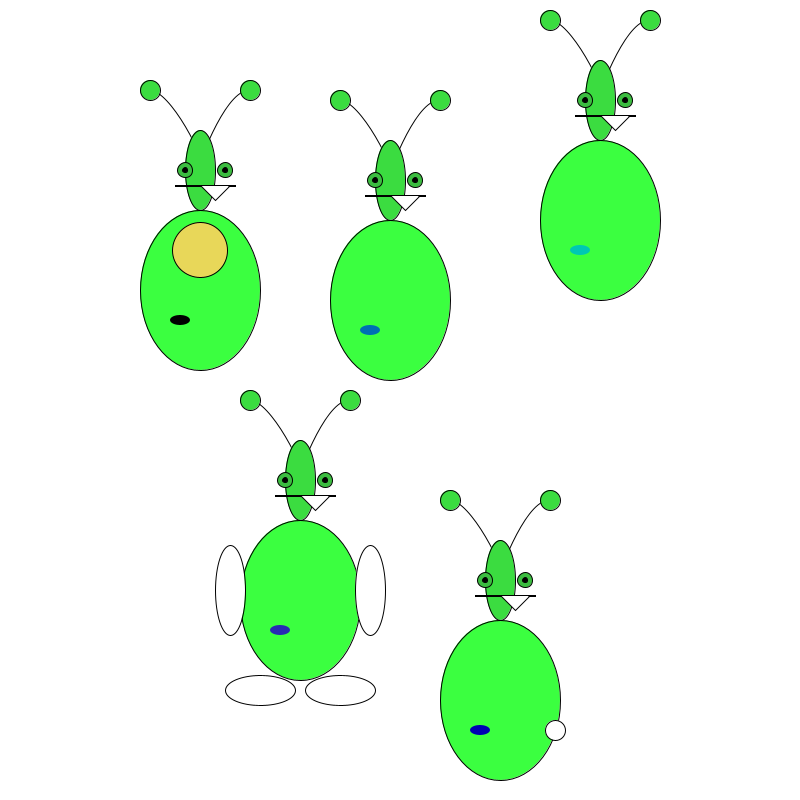
Frame 1 (no input)
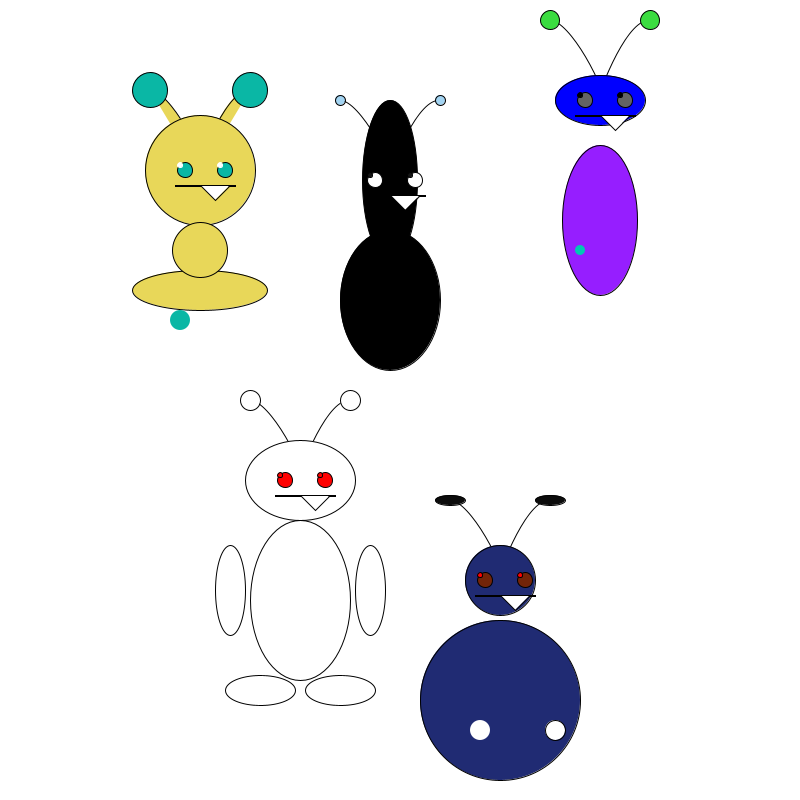
Frame 60 (the mouse pressed at the canvas centre just before this capture)
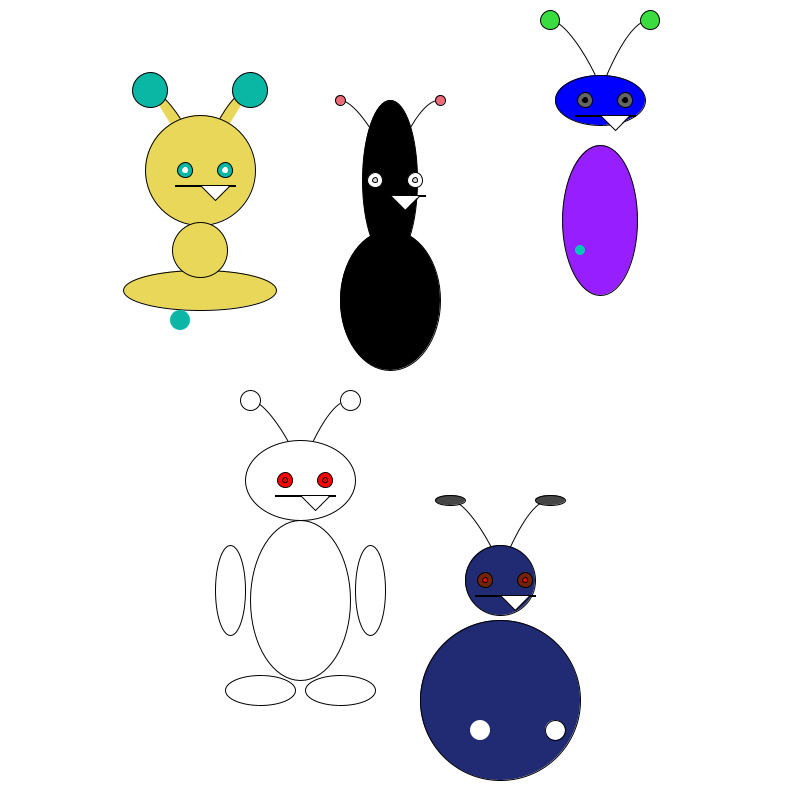
Frame 120 (the mouse held since frame 60 and released just before this capture)

The Processing sketch that drew these frames (run headless with seeded random() and noise(); from frame 60 on, the mouse is pressed at the canvas centre):

// Processing sketch: Class_Lesson
// ── Class_Lesson.pde
Monster[] monsters;
void setup() {
  background(255);
  size(800, 800);
  monsters = new Monster[5];
  
  monsters[0] = new Monster(-200,-110, color(255,0,0), color (100,0,0), color (0,0,0));
  monsters[1] = new Monster(100,300, color(10, 30, 135), color(100, 255, 255), color(0, 0, 180));
  monsters[2] = new Monster(-10, -100, color(100, 30, 100), color(100, 25, 255), color(0, 110, 180));
  monsters[3] = new Monster(200,-180, color(70, 30, 195), color(20, 255, 25), color(0, 200, 180));
  monsters[4] = new Monster(-100,200, color(10, 30, 235), color(100, 155, 255), color(40, 40, 180));
}

void draw(){
    background(255);
    for(int i = 0; i < monsters.length; i++){
        monsters[i].update();
    }
    monsters[4].colorreddit();
    monsters[3].recolor();
    monsters[2].colordude();
    monsters[1].colorinstuff();
    monsters[0].colormeimpressed();
}
// ── Monster.pde
class Monster {
  int w = 800;
  int ang = 45;
  float wanderX = 0;
  float wanderY = 0;
  float x, y;
  color s1 = color(60, 189, 64); //greenish yellow
  color s2 = color(59, 220, 64); //lighter green
  color blink = s1;
  color wort = color(181, 35, 203); // purple wart
  color s3 = color(59, 275, 64); //darker green
  int fat = 120; //body width
  int tall = 160; //body height
  int wartfat = 20; //wart width
  int warttall = 10; //wart height
  float wartX = w/2 - 20 + x; //not used
  float wartY = w/2 + 30 + y; //not used
  int headfat = 30; //head width
  int headtall = 80; //head height
  int antennafat = 20; //antenna end width
  int antennatall = 20; //antenna end height
  color s4 = color(0); //pupil
  color s5 = color(0); //pupil outline
  color s6 = color(0); //mouth color
  color s7 = color(59, 220, 64); //antenna end color
  int antennamove = antennatall - 1;
  int antennaweightloss = antennafat - 1;
  int fatweightloss = fat - 3;

  void recolor() {
    s1 = color(100, 100, 100);
    s2 = color(0, 0, 255);
    s3 = color(150, 30, 255);
    fat = 75;
    tall = 150;
    wartfat = 10;
    warttall = 10;
    headfat = 90;
    headtall = 50;
    antennatall = antennatall + 1;
    if(antennatall > 30){
      antennatall = antennamove;
    }
    if(antennatall < 10){
      antennatall = antennatall + 1;
    }
      antennafat = antennafat + 1;
    if(antennafat > 30){
      antennafat = antennaweightloss;
    }
    if(antennafat < 10){
      antennafat = antennafat + 1;
    }
  }
  
    void colordude() {
    s1 = color(255, 255, 255);
    s2 = color(0, 0, 0);
    s3 = color(0, 0, 0);
    s4 = color(255);
    s5 = color(0);
    s6 = color(255);
    fat = 100;
    tall = 140;
    wartfat = 20;
    warttall = 20;
    headfat = 55;
    headtall = 160;
    wort = 0;
    antennafat = 10;
    antennatall = 10;
    if(wartfat < 30){
      s4 = color(random(0, 255));
      s7 = color(random(0, 255), random(0, 255), random(0, 255));
    }
  }
  void colorinstuff(){
    s1 = color(115, 36, 8);
    s2 = color(32, 43, 115);
    s3 = color(32, 43, 115);
    s4 = color(255, 0, 0);
    s5 = color(0);
    s7 = color(255, 0, 0);
    fat = 160;
    tall = 160;
    wartfat = 20;
    warttall = 20;
    headfat = 70;
    headtall = 70;
    wort = 255;
    antennafat = 30;
    antennatall = 10;
    fill(255);
    ellipse(555, 730, 20, 20);
    if(fat > 0){
    s7 = color(random(0, 255));
    }
  }
  void colorreddit(){
    s1 = color(255, 0, 0);
    s2 = color(255);
    s3 = color(255);
    s4 = color(255, 0, 0);
    s5 = color(0);
    s7 = color(255);
    fat = 100;
    tall = 160;
    wartfat = 20;
    warttall = 20;
    headfat = 110;
    headtall = 80;
    wort = color(255);
    antennafat = 20;
    antennatall = 20;
    fill(255);
    ellipse(260, 690, 70, 30);
    ellipse(340, 690, 70, 30);
    ellipse(370, 590, 30, 90);
    ellipse(230, 590, 30, 90);
  }
  void colormeimpressed(){
    s1 = color(10, 183, 165);
    s2 = color(232, 215, 89);
    s3 = color(232, 215, 89);
    s4 = color(255);
    s5 = color(255);
    s7 = color(10, 183, 165);
    //fat = 40;
    tall = 40;
    wartfat = 20;
    warttall = 20;
    headfat = 110;
    headtall = 110;
    wort = color(10, 183, 165);
    antennafat = 35;
    antennatall = 35;
    fill(232, 215, 89);
    ellipse(200, 250, 55, 55);
      fat = fat + 3;
    if(fat > 170){
      fat = fatweightloss;
    }
    if(fat < 70){
      fat = fat + 3;
    }
  }

  Monster(float tempX, float tempY, color sk1, color sk2, color wort_) {
    println("we made a monster");
    blink = sk1;
    wort = wort_;
    x = tempX;   
    y = tempY;
  }


  void update() {
    monsterBody(fat, tall);
    head(headfat, headtall);
    wanderX = map(mouseX, 0, width, -5, 5);
    println("wanderX is");
    println(wanderX);
    wanderY = map(mouseX, 0, height, -5, 5);
  }

  void monsterBody(int wide, int tall) {
    smooth();

    curve(w/2 - 100 + x, w/2-100 + y, w/2 - 50 + x, w/2-200 + y, w/2 + 10 + x, w/2 -100 + y, w/2 -20 + x, w/2 + 20 + y); //left antenna
    curve(w/2 + 120 + x, w/2-80 + y, w/2 + 50 + x, w/2-200 + y, w/2 - 10 + x, w/2 - 100 + y, w/2 -20 + x, w/2 + 40 + y); //right antenna
    fill(s3); //darker green
    ellipse(w/2 + x, w/2 + y, wide, tall); //body 120, 160
    fill(wort); // purple
    noStroke(); 
    ellipse(w/2 - 20 + x, w/2 + 30 + y, wartfat, warttall);  //wart
  }

  void head(int wid, int hei) {
    fill(s2); // lighter green
    stroke(0); 
    ellipse(w/2 + x, w/2 - 120 + y, wid, hei); //head 100, 80
    fill(s6);
    rect(w/2 - 25 + x, w/2 - 105 + y, 60, 1); //mouth
    fill(255);
    triangle(w/2 + 15 + x, w/2 - 90 + y, w/2 + x, w/2-105 + y, w/2 + 30 + x, w/2 - 105 + y); //tooth
    eyes(wanderX, wanderY);
    stroke(0);
    fill(s7); //lighter green
    ellipse(w/2 - 50 + x, w/2 - 200 + y, antennafat, antennatall); // left antenna point
    ellipse(w/2 + 50 + x, w/2 - 200 + y, antennafat, antennatall); // right antenna point
    noFill();
  }
  void eyes(float wX, float wY) {
    //eye
    fill(s1); //greenish yellow
    ellipse(w/2 - 15 + x, w/2 - 120 + y, 15, 15); //left eye
    ellipse(w/2 + 25 + x, w/2 - 120 + y, 15, 15); //right eye
    fill(s4);
    stroke(s5);
    ellipse(w/2 - 15 + wX + x, w/2 - 120 + wY + y, 5, 5); //left pupil
    ellipse(w/2 + 25 + wX + x, w/2 - 120 + wY + y, 5, 5); //right pupil
    noFill();
  }
}
